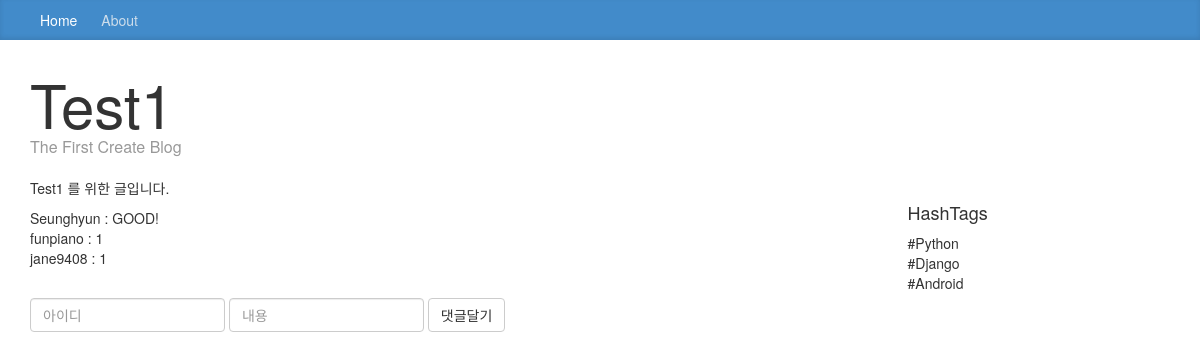
Page /4/ on the committed database.
### feed/models.py (models this page shows, shortened)
class Article(models.Model):
    DEVEOPMENT = "dv"
    PERSONAL = "ps"
    CATEGORY_CHOICES = (
        (DEVEOPMENT, "Development"),
        (PERSONAL, "Personal"),
    )
    title = models.CharField(max_length=200)
    content = models.TextField()
    category = models.CharField(
        max_length=2,
        choices=CATEGORY_CHOICES,
        default=DEVEOPMENT,
    )
    hashtag = models.ManyToManyField(HashTag)

class Comment(models.Model):
    article = models.ForeignKey(
        Article,
        related_name="article_comments",
        on_delete=models.CASCADE
    )
    username = models.CharField(max_length=50)
    content = models.CharField(max_length=200)

class HashTag(models.Model):
    name = models.CharField(max_length=50)
    def __str__(self):
        return self.name

### feed/views.py (the view, shortened to what this page needs)
# urls.py: url(r'^(?P<article_id>[0-9]+)/$', views.detail, name='index'),
def detail(request, article_id):
    article = Article.objects.get(id=article_id)
    comment_list = article.article_comments.all()
    hashtag_list = HashTag.objects.all()
    ctx = {
        "article" : article,
        "hashtag_list" : hashtag_list,
    }
    if request.method == "GET":
        pass
    return render(request, "detail.html", ctx)

### templates/detail.html (shortened to what this page needs)
{% extends "base.html" %}
{% block body %}
{% include "navbar.html" %}
<div class="container">
  <div class="blog-header">
    <h1 class="blog-title">{{ article.title }}</h1>
    <p class="lead blog-description">The First Create Blog</p>
  </div>
  <div class="row">
    <div class="col-sm-8">
      <div class="blog-post"
        <p>{{ article.content }}</p>
      </div>
        <div>
        {% for comment in article.article_comments.all %}
          <div>{{ comment.username }} : {{ comment.content}}</div>
        {% endfor %}
        </div>
        <div class="reply-form">
          <form class="form-inline"method="post" action="">
            <div>
            <div class="form-group">
                <input placeholder="아이디" class="form-control" name="username"/>
              </div>
              <div class="form-group">
                <input placeholder="내용" class="form-control" name="content"/>
              </div>
              <div class="form-group">
                <button class="btn btn-default" type="submit">댓글달기</button>
              </div>
            </div>
          </form>
        </div>
    </div>
    <div class="col-sm-3 col-sm-offset-1 blog-sidebar">
      <div class="sidebar-module">
        <h4>HashTags</h4>
        <ol class="list-unstyled">
          {% for hashtag in hashtag_list %}
          <li>#{{ hashtag }}</li>
          {% endfor %}
        </ol>
      </div>
    </div>
  </div>
</div>
{% endblock %}

### static/css/base.css (style rules this page uses)
.blog-title { margin-top: 30px; margin-bottom: 0; font-size: 60px; font-weight: normal; }
.blog-description { font-size: 20px; color: #999; }
.lead { margin-bottom: 20px; font-size: 16px; font-weight: 300; line-height: 1.4; }
.sidebar-module { padding: 15px; margin: 0 -15px 15px; }
.list-unstyled { padding-left: 0; list-style: none; }
.reply-form { margin-top: 30px; }

### rows in the picture
Article: title "Test1", content "Test1 를 위한 글입니다."
Comment: username "Seunghyun", content "GOOD!"
Comment: username "funpiano", content "1"
Comment: username "jane9408", content "1"
HashTag: name "Python"
HashTag: name "Django"
HashTag: name "Android"
